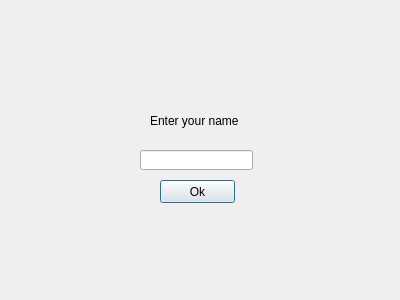
<?xml version="1.0" encoding="UTF-8"?>
<ui version="4.0">
 <class>Dialog</class>
 <widget class="QDialog" name="Dialog">
  <property name="geometry">
   <rect>
    <x>0</x>
    <y>0</y>
    <width>400</width>
    <height>300</height>
   </rect>
  </property>
  <property name="windowTitle">
   <string>Dialog</string>
  </property>
  <widget class="QPushButton" name="Name_Ok">
   <property name="geometry">
    <rect>
     <x>160</x>
     <y>180</y>
     <width>75</width>
     <height>23</height>
    </rect>
   </property>
   <property name="text">
    <string>Ok</string>
   </property>
  </widget>
  <widget class="QLineEdit" name="lineEdit">
   <property name="geometry">
    <rect>
     <x>140</x>
     <y>150</y>
     <width>113</width>
     <height>20</height>
    </rect>
   </property>
  </widget>
  <widget class="QLabel" name="Text">
   <property name="geometry">
    <rect>
     <x>150</x>
     <y>110</y>
     <width>101</width>
     <height>21</height>
    </rect>
   </property>
   <property name="text">
    <string>Enter your name </string>
   </property>
  </widget>
 </widget>
 <resources/>
 <connections/>
</ui>
